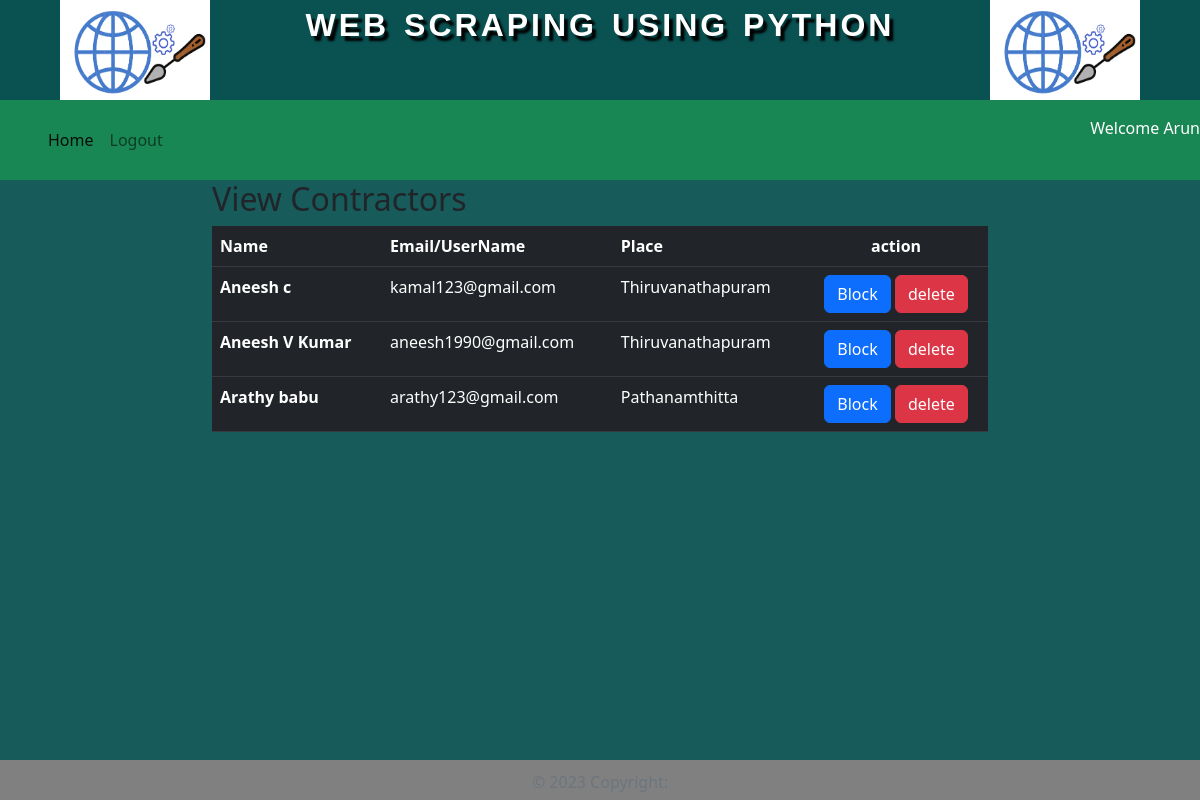
Screenshot of /allureg/ (signed in) with the database file from the repository.
### app/models.py (models this page shows)
class ureg(models.Model):
    firstname=models.CharField(max_length=200)
    lastname=models.CharField(max_length=200)
    email=models.CharField(max_length=200, unique=True)
    password=models.CharField(max_length=200)
    place=models.CharField(max_length=200)
    gender=models.CharField(max_length=200)
    mp=models.CharField(max_length=200)
    ward=models.CharField(max_length=200)
    status = models.BooleanField(default=False)

### app/views.py (the view)
# urls.py: path('allureg/', views.allureg, name='allureg'),
def allureg(request):
    works = ureg.objects.all()
    return render(request, 'allureg.html', {'creg': works})

### app/templates/allureg.html
{% extends 'councillor.html' %}
{% block content %}
<div class="col-lg-12">
    <h2 class="page-header">View Contractors</h2>
                </div>
 <div class="row">
    <div class="col-md-12">
       <table class="table table-hover table-dark">
  <thead>
    <tr>
      <th scope="col">Name</th>
      <th scope="col">Email/UserName</th>
 <th scope="col">Place</th>
        <th  colspan="2" class="text-center">action</th>
    </tr>
  </thead>
  <tbody>
{% for com in creg %}
    <tr>
      <th scope="row">{{com.firstname}}&nbsp;{{com.lastname}}</th>
        <td>{{com.email}}</td>
        <td>{{com.place}}</td>
        <td colspan="2" class="text-center">
       {% if com.status  %}
            <a href="{% url 'changestatus_user' com.id %}"  class="btn btn-primary" id="{{com.id}}">Block</a>
            {% else %}
            <a href="{% url 'changestatus_user' com.id %}" class="btn btn-danger" id="{{com.id}}">Unblock</a>
            {% endif %}
         <a href="{% url 'delete_ureg' com.id %}" class="btn btn-danger" id="{{com.id}}">delete</a>
        </td>
    </tr>
    {% endfor %}
  </tbody>
</table>
    </div>
  </div>
{% endblock %}

### app/templates/councillor.html (style rules this page uses)
* { margin:0; padding: 0; box-sizing: border-box; }
body { background-color: rgb(17, 134, 155); }

### rows the page displays
ureg: firstname "Aneesh", lastname "c", email "kamal123@gmail.com", place "Thiruvanathapuram"
ureg: firstname "Aneesh", lastname "V Kumar", email "aneesh1990@gmail.com", place "Thiruvanathapuram"
ureg: firstname "Arathy", lastname "babu", email "arathy123@gmail.com", place "Pathanamthitta"

### other values shown
{{ request.session.name }} "Arun"
